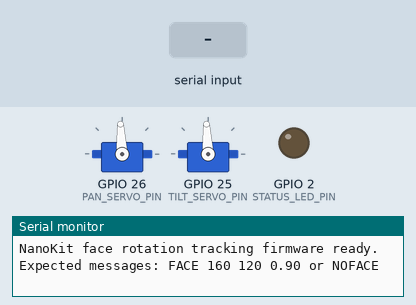
Bench run of a program on a simulated ESP32. Parts: 2 × servo, output pins drawn as LEDs (lit = HIGH), the last lines printed to the serial monitor. The inputs (shaded band) are chosen by the test bench. Servo pulses on a pin are drawn as a servo (544–2400 µs = 0–180°).

Above: at 1.2 s.
1.3 s: "FACE 90 45 200\n" received over Serial
At 2.2 s:
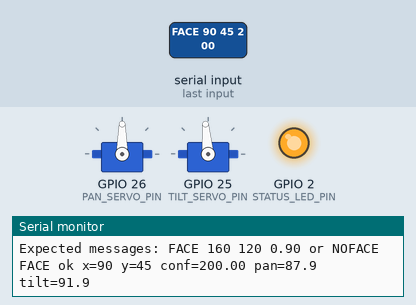
4.3 s: "NOFACE\n" received over Serial
5.8 s: "90,45\n" received over Serial
Timing chart, 0 to 8.8 s (numbered marks = the images above; inputs shaded):
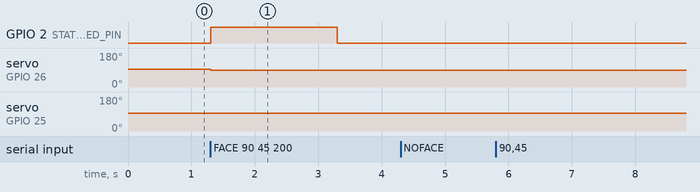

The program:

main.cpp
```cpp
// Developed by Amine Saoud ibn al-Bashir.
#include <Arduino.h>
#include <cstdio>

namespace {
constexpr uint32_t SERIAL_BAUD = 115200;      // USB Serial link used by the companion vision process.
constexpr uint8_t PAN_SERVO_PIN = 26;         // NanoKit Pin 37, GPIO26, PWM output for horizontal camera rotation.
constexpr uint8_t TILT_SERVO_PIN = 25;        // NanoKit Pin 3, GPIO25, PWM output for vertical camera rotation.
constexpr uint8_t STATUS_LED_PIN = 2;         // NanoKit Pin 17, GPIO2, onboard LED used as tracking status feedback.
constexpr uint8_t PAN_CHANNEL = 0;            // Dedicated LEDC PWM channel for pan control.
constexpr uint8_t TILT_CHANNEL = 1;           // Dedicated LEDC PWM channel for tilt control.
constexpr uint16_t SERVO_PWM_HZ = 50;         // Standard hobby servo control frequency.
constexpr uint8_t SERVO_PWM_BITS = 16;        // 16-bit duty resolution gives smooth servo positioning.
constexpr uint16_t SERVO_MIN_US = 500;        // Conservative minimum pulse width for common servos.
constexpr uint16_t SERVO_MAX_US = 2500;       // Conservative maximum pulse width for common servos.
constexpr int FRAME_CENTER_X = 160;           // Vision side should send coordinates from a 320x240 frame.
constexpr int FRAME_CENTER_Y = 120;           // Center Y coordinate used by the proportional controller.
constexpr float MIN_CONFIDENCE = 0.55f;       // Ignore weak detections so the camera does not chase noise.
constexpr float PAN_GAIN = 0.030f;            // Horizontal proportional gain tuned for smooth demonstration motion.
constexpr float TILT_GAIN = 0.025f;           // Vertical proportional gain is slightly smaller to reduce overshoot.
constexpr uint32_t LINK_TIMEOUT_MS = 2000;    // If no face message arrives for two seconds, mark tracking as idle.

struct FaceObservation {
  int x = FRAME_CENTER_X;                     // Last detected face X coordinate.
  int y = FRAME_CENTER_Y;                     // Last detected face Y coordinate.
  float confidence = 0.0f;                    // Detection confidence from the vision side.
  bool detected = false;                      // True when the message contains a usable face.
};

float panAngle = 90.0f;                       // Start centered to avoid sudden motion at boot.
float tiltAngle = 90.0f;                      // Start centered to protect the camera mechanism.
uint32_t lastVisionMessageMs = 0;             // Tracks communication freshness from the vision process.
String lineBuffer;                            // Stores one newline-terminated Serial message.

uint32_t servoDutyFromAngle(float angleDegrees) {
  const float safeAngle = constrain(angleDegrees, 10.0f, 170.0f); // Avoid mechanical hard stops on low-cost brackets.
  const float pulseUs = SERVO_MIN_US + (safeAngle / 180.0f) * (SERVO_MAX_US - SERVO_MIN_US); // Convert angle to pulse width.
  return static_cast<uint32_t>((pulseUs * ((1UL << SERVO_PWM_BITS) - 1UL)) / 20000.0f); // Convert pulse width into LEDC duty.
}

void writeServo(uint8_t channel, float angleDegrees) {
  ledcWrite(channel, servoDutyFromAngle(angleDegrees)); // Send the requested angle to the selected PWM channel.
}

void applyServoState() {
  writeServo(PAN_CHANNEL, panAngle);          // Update horizontal rotation output.
  writeServo(TILT_CHANNEL, tiltAngle);        // Update vertical rotation output.
}

void setTrackingLed(bool active) {
  digitalWrite(STATUS_LED_PIN, active ? HIGH : LOW); // LED ON means valid face tracking is currently active.
}

bool parseFaceMessage(const String& line, FaceObservation& observation) {
  if (line == "NOFACE") {                    // Vision side sends NOFACE when no target is visible.
    observation.detected = false;
    observation.confidence = 0.0f;
    return true;
  }

  int parsedX = FRAME_CENTER_X;
  int parsedY = FRAME_CENTER_Y;
  float parsedConfidence = 0.0f;
  const int matched = std::sscanf(line.c_str(), "FACE %d %d %f", &parsedX, &parsedY, &parsedConfidence); // Expected format: FACE 160 120 0.91.

  if (matched != 3) {                         // Reject malformed commands before they can move the camera.
    return false;
  }

  observation.x = parsedX;                    // Store horizontal face location.
  observation.y = parsedY;                    // Store vertical face location.
  observation.confidence = parsedConfidence;  // Store detection confidence for filtering.
  observation.detected = parsedConfidence >= MIN_CONFIDENCE; // Treat weak detections as no face.
  return true;
}

void updateCameraAim(const FaceObservation& observation) {
  if (!observation.detected) {                // No reliable face means the safest behavior is to hold position.
    setTrackingLed(false);
    Serial.println("Tracking idle: no reliable face.");
    return;
  }

  const int errorX = observation.x - FRAME_CENTER_X; // Positive X error means the face is to the right.
  const int errorY = observation.y - FRAME_CENTER_Y; // Positive Y error means the face is below center.
  panAngle = constrain(panAngle + errorX * PAN_GAIN, 20.0f, 160.0f);   // Smoothly rotate toward the face horizontally.
  tiltAngle = constrain(tiltAngle - errorY * TILT_GAIN, 30.0f, 150.0f); // Smoothly rotate toward the face vertically.
  applyServoState();                          // Apply both corrected servo angles at the same time.
  setTrackingLed(true);                       // Show that the system is actively tracking a valid target.

  Serial.print("FACE ok x=");               // Log compact state for debugging the vision-to-firmware link.
  Serial.print(observation.x);
  Serial.print(" y=");
  Serial.print(observation.y);
  Serial.print(" conf=");
  Serial.print(observation.confidence, 2);
  Serial.print(" pan=");
  Serial.print(panAngle, 1);
  Serial.print(" tilt=");
  Serial.println(tiltAngle, 1);
}

void handleVisionLine(String line) {
  line.trim();                                // Remove CR/LF characters from the Serial command.
  FaceObservation observation;                // Create a fresh parsed observation for this message.

  if (!parseFaceMessage(line, observation)) { // Validate command format before changing actuator state.
    Serial.println("Invalid message. Use: FACE x y confidence  or  NOFACE");
    return;
  }

  lastVisionMessageMs = millis();             // Mark the vision link as alive after any valid message.
  updateCameraAim(observation);               // Move or hold the camera based on the parsed observation.
}

void readVisionSerial() {
  while (Serial.available() > 0) {            // Process all pending bytes from the companion vision program.
    const char incoming = static_cast<char>(Serial.read()); // Read one character from USB Serial.

    if (incoming == '\n' || incoming == '\r') { // Newline terminates one vision message.
      if (lineBuffer.length() > 0) {          // Ignore blank lines from different serial terminal settings.
        handleVisionLine(lineBuffer);
        lineBuffer = "";                     // Reset buffer for the next message.
      }
    } else {
      lineBuffer += incoming;                 // Accumulate message text until newline arrives.
    }
  }
}

void handleLinkTimeout() {
  if (millis() - lastVisionMessageMs > LINK_TIMEOUT_MS) { // Detect stale vision data.
    setTrackingLed(false);                    // Turn off tracking LED when the vision process stops sending data.
  }
}
} // namespace

void setup() {
  Serial.begin(SERIAL_BAUD);                  // Start the serial link used by PlatformIO Monitor and the vision process.
  pinMode(STATUS_LED_PIN, OUTPUT);            // GPIO2 drives the onboard status LED.
  digitalWrite(STATUS_LED_PIN, LOW);          // Start with LED off until a valid face is received.
  ledcSetup(PAN_CHANNEL, SERVO_PWM_HZ, SERVO_PWM_BITS);   // Configure ESP32 PWM for pan servo control.
  ledcSetup(TILT_CHANNEL, SERVO_PWM_HZ, SERVO_PWM_BITS);  // Configure ESP32 PWM for tilt servo control.
  ledcAttachPin(PAN_SERVO_PIN, PAN_CHANNEL);              // Route pan PWM to NanoKit Pin 37 / GPIO26.
  ledcAttachPin(TILT_SERVO_PIN, TILT_CHANNEL);            // Route tilt PWM to NanoKit Pin 3 / GPIO25.
  applyServoState();                          // Center the camera before any face commands arrive.
  lastVisionMessageMs = millis();             // Initialize timeout timer from boot time.
  Serial.println("NanoKit face rotation tracking firmware ready.");
  Serial.println("Expected messages: FACE 160 120 0.90 or NOFACE");
}

void loop() {
  readVisionSerial();                          // Receive face coordinates from the computer vision side.
  handleLinkTimeout();                         // Mark tracking idle if the vision stream stops.
}
```

Measured:
- after the input at 1.3 s, GPIO 2 (STATUS_LED_PIN): LOW → HIGH at once, → LOW 2.0 s later; servo on GPIO 26 (PAN_SERVO_PIN): 93° → 90° at once; servo on GPIO 25 (TILT_SERVO_PIN): 93° → 95° at once
